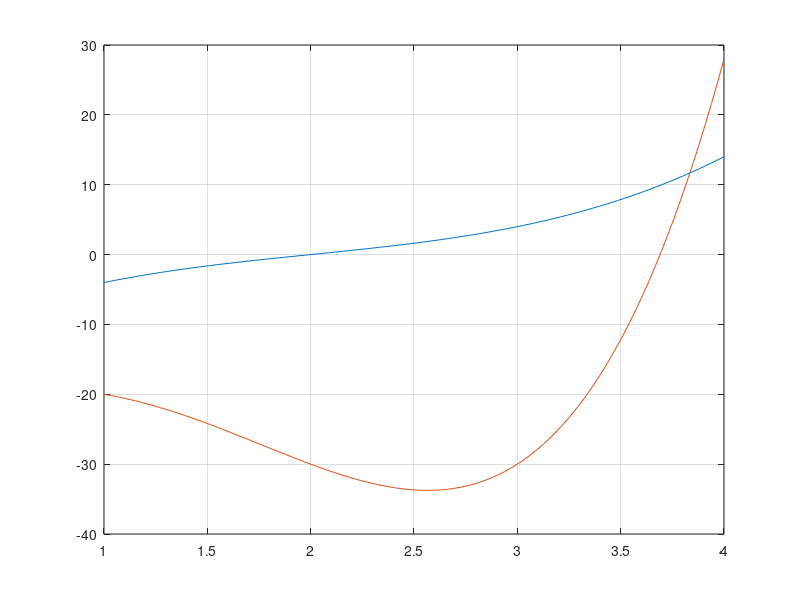

This chart was generated by the following MATLAB code:
P1 = [1,-6,15,-14];
P2 = [1,-2,-8,13,-24];
R1 = roots(P1);
R2 = roots(P2);
x = linspace(1,4,100);
y = linspace(1,4,100);
f1 = polyval(P1,x);
f2 = polyval(P2,x);
plot(x,f1);
grid on;
hold on;
plot(x,f2);
grid on;
hold on;
